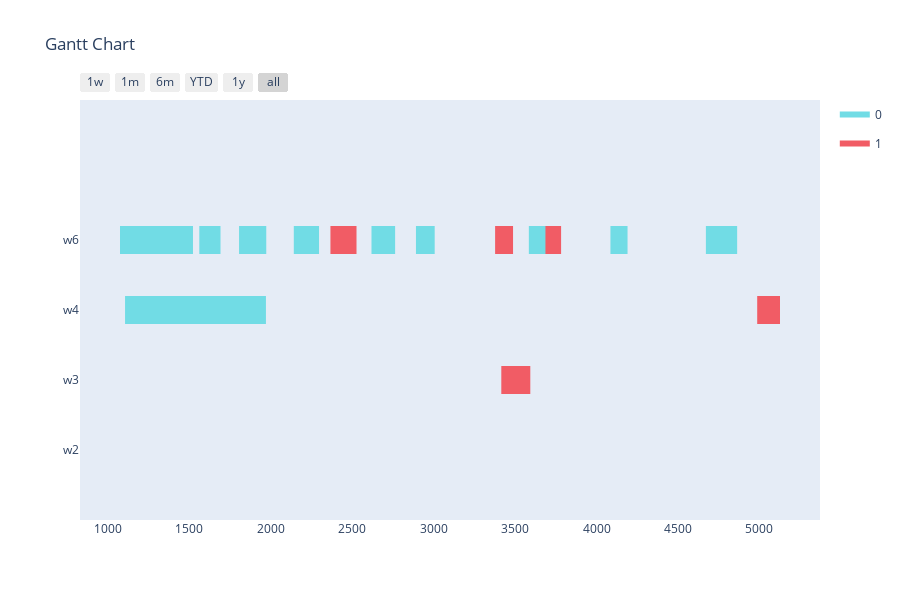

This figure's notebook cell:
### Code cell
from optimizer_components import map_index_to_operation

earliest_time_slot = 0
last_time_slot = 5000

def feasible(solution):
    j = 0
    for i in range(len(solution)):
        if j == 2:
            # just check if task and workstation do exist
            """if env.get_task(solution[i-2]) is None or env.get_workstation(solution[i-1]) is None:
                return False"""
            if solution[i] < earliest_time_slot:
                return False
            duration = env.get_duration(solution[i-2], solution[i-1])
            if duration == 0: # illegal combination
                return False
            if solution[i] + duration > last_time_slot:
                return False
        j += 1
        if j > 2:
            j = 0
    return True # just testing

def fitness_function(solution, solution_idx):
    fitness = 0
    if feasible(solution):
        min = float('inf')
        max = -float('inf')
        i = 0
        for gene in solution:
            if i == 2:
                if gene < min:
                    min = gene
                duration = env.get_duration(solution[i-2], solution[i-1])
                if gene + duration > max:
                    max = gene + duration
            i += 1
            if i > 2:
                i = 0
        fitness += abs(max - min)
    else:
        fitness = 2 * last_time_slot
    return fitness

def only_valid_mutation_function(offsprings, ga_instance):
    start_low = ga_instance.gene_space[2]['low']
    start_high = ga_instance.gene_space[2]['high']
    
    for offspring in offsprings:
        j = 0
        for i in range(len(offspring)):
            if j == 0:
                valid_workstations = env.get_valid_workstations(offspring[i])
            if random.random() < 1/len(offspring): # just fix mutation probability for now
                if j == 1:
                    offspring[i] = random.choice(valid_workstations).id
                elif j == 2:
                    offspring[i] = random.randint(start_low, start_high)
            j += 1
            if j > 2:
                j = 0
    return offsprings

def mutation_function(offsprings, ga_instance):
    workstation_low = ga_instance.gene_space[1]['low']
    workstation_high = ga_instance.gene_space[1]['high']
    start_low = ga_instance.gene_space[2]['low']
    start_high = ga_instance.gene_space[2]['high']
    
    for offspring in offsprings:
        j = 0
        for i in range(len(offspring)):
            if random.random() < 1/len(offspring): # just fix mutation probability for now
                if j == 1:
                    offspring[i] = random.randint(workstation_low, workstation_high)
                elif j == 2:
                    offspring[i] = random.randint(start_low, start_high)
            j += 1
            if j > 2:
                j = 0
    return offsprings

flat_input = [item for sublist in input for item in sublist]
num_genes = len(flat_input)
num_generations = 1000
num_parents_mating = 25
sol_per_pop = 50
init_range_low = 0
init_range_high = last_time_slot
parent_selection_type = 'rws'
keep_parents = 1
crossover_type = 'single_point'
#mutation_type = 'random'
#mutation_type = mutation_function
mutation_type = only_valid_mutation_function
mutation_percentage_genes = 10
fitness_func = fitness_function
gene_type = int
gene_space = []
space_tasks = {'low': 0, 'high': len(tasks)-1}#[0, len(tasks)-1]
space_workstations = {'low': 1, 'high': len(workstations)-1}#[0, len(workstations)-1]
space_time = {'low': earliest_time_slot, 'high': last_time_slot}#[earliest_time_slot, last_time_slot]
j = 0
for i in range(num_genes):
    if j == 0:
        gene_space.append(space_tasks)
    elif j == 1:
        gene_space.append(space_workstations)
    else:
        gene_space.append(space_time)
    j += 1
    if j > 2:
        j = 0
ga_instance = pygad.GA(num_generations=num_generations, num_parents_mating=num_parents_mating, fitness_func=fitness_func, sol_per_pop=sol_per_pop, num_genes=num_genes, init_range_low=init_range_low, init_range_high=init_range_high, parent_selection_type=parent_selection_type, keep_parents=keep_parents, crossover_type=crossover_type, mutation_type=mutation_type, mutation_percent_genes=mutation_percentage_genes, gene_type=gene_type, gene_space=gene_space)
ga_instance.run()
solution, solution_fitness, solution_idx = ga_instance.best_solution()
print("Parameters of the best solution : {solution}".format(solution=solution))
print("Fitness value of the best solution = {solution_fitness}".format(solution_fitness=solution_fitness))

workstation_assignments = reformat_pygad_result(solution, orders, env)
visualize(workstation_assignments, [], [], [], num_generations+1)

### Figure 1 — Plotly figure (JSON) as saved in the notebook; plotly's stock layout.template omitted (floating-point values rounded to 4 significant figures)
{"data": [{"fill": "toself", "fillcolor": "rgb(113, 220, 229)", "hoverinfo": "name", "legendgroup": "rgb(113, 220, 229)", "mode": "none", "name": "0", "type": "scatter", "x": [249, 385, 385, 249, 249, 1522, 1682, 1682, 1522, 1522, 480, 590, 590, 480, 480, 4671, 4863, 4863, 4671, 4671, 1580, 1805, 1805, 1580, 1580, 938, 1074, 1074, 938, 938, 2141, 2254, 2254, 2141, 2141, 2146, 2296, 2296, 2146, 2146, 397, 542, 542, 397, 397, 72, 164, 164, 72, 72, 2618, 2763, 2763, 2618, 2618, 4684, 4804, 4804, 4684, 4684, 728, 848, 848, 728, 728, 3584, 3776, 3776, 3584, 3584, 671, 776, 776, 671, 671, 1561, 1691, 1691, 1561, 1561, 266, 458, 458, 266, 266, 616, 784, 784, 616, 616, 2891, 3006, 3006, 2891, 2891, 4085, 4190, 4190, 4085, 4085, 965, 1105, 1105, 965, 965, 3469, 3545, 3545, 3469, 3469, 400, 623, 623, 400], "y": [2.8, 2.8, 3.2, 3.2, null, 2.8, 2.8, 3.2, 3.2, null, 2.8, 2.8, 3.2, 3.2, null, 2.8, 2.8, 3.2, 3.2, null, 2.8, 2.8, 3.2, 3.2, null, 2.8, 2.8, 3.2, 3.2, null, 2.8, 2.8, 3.2, 3.2, null, 2.8, 2.8, 3.2, 3.2, null, 2.8, 2.8, 3.2, 3.2, null, 2.8, 2.8, 3.2, 3.2, null, 2.8, 2.8, 3.2, 3.2, null, 2.8, 2.8, 3.2, 3.2, null, 2.8, 2.8, 3.2, 3.2, null, 2.8, 2.8, 3.2, 3.2, null, 2.8, 2.8, 3.2, 3.2, null, 2.8, 2.8, 3.2, 3.2, null, 2.8, 2.8, 3.2, 3.2, null, 2.8, 2.8, 3.2, 3.2, null, 2.8, 2.8, 3.2, 3.2, null, 2.8, 2.8, 3.2, 3.2, null, 1.8, 1.8, 2.2, 2.2, null, 0.8, 0.8, 1.2, 1.2, null, -0.2, -0.2, 0.2, 0.2]}, {"fill": "toself", "fillcolor": "rgb(241, 92, 101)", "hoverinfo": "name", "legendgroup": "rgb(241, 92, 101)", "mode": "none", "name": "1", "type": "scatter", "x": [3377, 3487, 3487, 3377, 3377, 216, 316, 316, 216, 216, 3686, 3782, 3782, 3686, 3686, 2366, 2526, 2526, 2366, 2366, 537, 624, 624, 537, 537, 4986, 5126, 5126, 4986, 4986, 3415, 3593, 3593, 3415], "y": [2.8, 2.8, 3.2, 3.2, null, 2.8, 2.8, 3.2, 3.2, null, 2.8, 2.8, 3.2, 3.2, null, 2.8, 2.8, 3.2, 3.2, null, 2.8, 2.8, 3.2, 3.2, null, 1.8, 1.8, 2.2, 2.2, null, 0.8, 0.8, 1.2, 1.2]}, {"legendgroup": "rgb(113, 220, 229)", "marker": {"color": "rgb(113, 220, 229)", "opacity": 0, "size": 1}, "mode": "markers", "name": "", "showlegend": false, "text": [null, null, null, null, null, null, null, null, null, null, null, null, null, null, null, null, null, null, null, null, null, null, null, null, null, null, null, null, null, null, null, null, null, null, null, null, null, null, null, null, null, null, null, null, null, null], "type": "scatter", "x": [249, 385, 1522, 1682, 480, 590, 4671, 4863, 1580, 1805, 938, 1074, 2141, 2254, 2146, 2296, 397, 542, 72, 164, 2618, 2763, 4684, 4804, 728, 848, 3584, 3776, 671, 776, 1561, 1691, 266, 458, 616, 784, 2891, 3006, 4085, 4190, 965, 1105, 3469, 3545, 400, 623], "y": [3, 3, 3, 3, 3, 3, 3, 3, 3, 3, 3, 3, 3, 3, 3, 3, 3, 3, 3, 3, 3, 3, 3, 3, 3, 3, 3, 3, 3, 3, 3, 3, 3, 3, 3, 3, 3, 3, 3, 3, 2, 2, 1, 1, 0, 0]}, {"legendgroup": "rgb(241, 92, 101)", "marker": {"color": "rgb(241, 92, 101)", "opacity": 0, "size": 1}, "mode": "markers", "name": "", "showlegend": false, "text": [null, null, null, null, null, null, null, null, null, null, null, null, null, null], "type": "scatter", "x": [3377, 3487, 216, 316, 3686, 3782, 2366, 2526, 537, 624, 4986, 5126, 3415, 3593], "y": [3, 3, 3, 3, 3, 3, 3, 3, 3, 3, 2, 2, 1, 1]}], "layout": {"height": 600, "hovermode": "closest", "showlegend": true, "title": {"text": "Gantt Chart"}, "xaxis": {"rangeselector": {"buttons": [{"count": 7, "label": "1w", "step": "day", "stepmode": "backward"}, {"count": 1, "label": "1m", "step": "month", "stepmode": "backward"}, {"count": 6, "label": "6m", "step": "month", "stepmode": "backward"}, {"count": 1, "label": "YTD", "step": "year", "stepmode": "todate"}, {"count": 1, "label": "1y", "step": "year", "stepmode": "backward"}, {"step": "all"}]}, "showgrid": false, "type": "date", "zeroline": false}, "yaxis": {"autorange": false, "range": [-1, 5], "showgrid": false, "ticktext": ["w2", "w3", "w4", "w6"], "tickvals": [0, 1, 2, 3], "zeroline": false}}}
